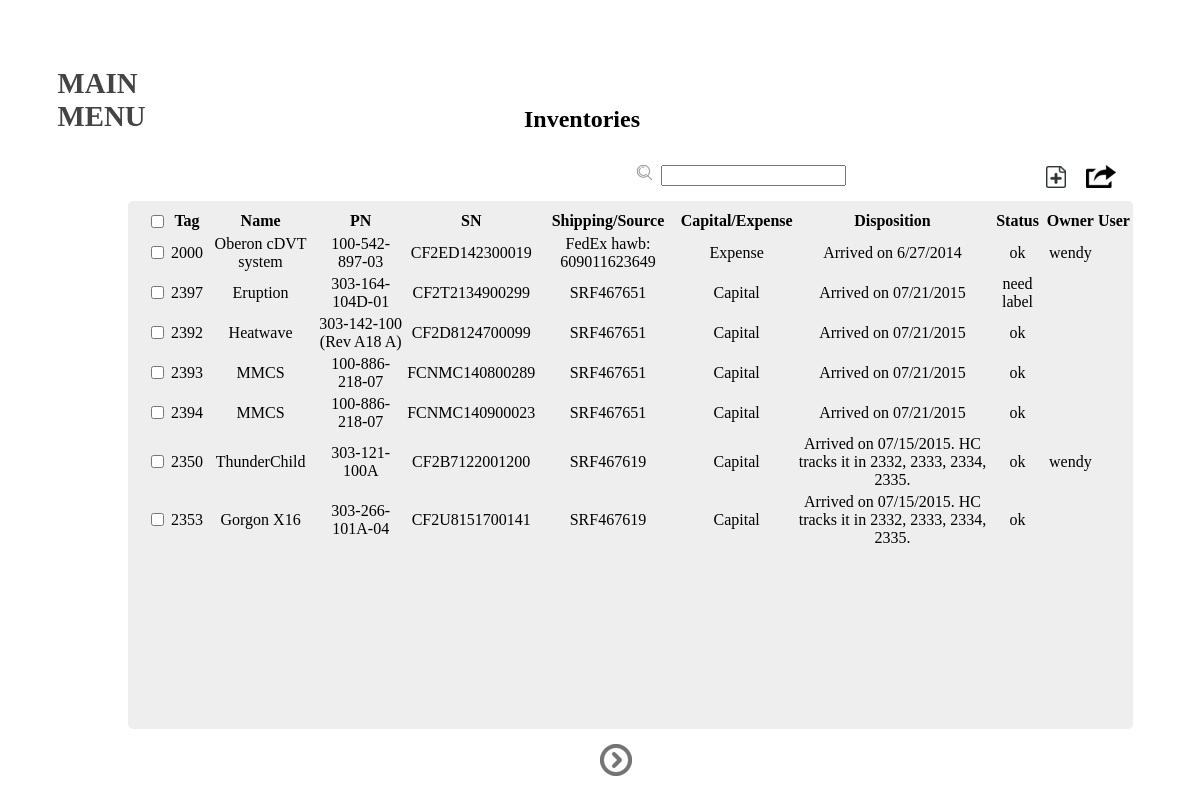
The page /show on the database its author committed.
### IM/model/models.py (models this page shows, shortened)
class Inventory(db.Model):
    __searchable__ = ['tag', 'name']
    id = db.Column(db.Integer, primary_key = True, autoincrement=True)
    tag = db.Column(db.String(64), index=True)
    name = db.Column(db.String(64), index=True)
    PN = db.Column(db.String(64), index=True)
    SN = db.Column(db.String(64), unique=True, index=True)
    shipping = db.Column(db.String(64))
    capital = db.Column(db.String(64))
    disposition = db.Column(db.String(128))
    status = db.Column(db.String(64), index=True)
    owner = db.Column(db.String(64), db.ForeignKey('user.username'))
    user = db.relationship('User')

### IM/view/app_route.py (the view)
@app.route('/show')
def show():
    return render_template('index.html', name = session.get('username'), invs = InvDao.get_all_invs())

### IM/dao/daos.py (called while the page is built)
    @staticmethod
    def get_all_invs():
        return Inventory.query.all()

### IM/templates/index.html (shortened to what this page needs)
{% extends "base.html" %}
{% block content %}
    <div class="jumbotron">
      <div class="icon-menu">
        <p>Main Menu</p>
      </div>
		<div class="flip-container" align="center" id="Inventories">
			<p> Inventories </p>
			<div class="operation-panel-top">
			</div>
			<div class="searchbox">
				<img src="{{url_for('static', filename='img/search.png')}}">
				<input type="text" id="search-inventory"></input>
			</div>
			<div class="operation-btns">
				<img class="new-btn" src="{{url_for('static', filename='img/new.png')}}"></img>
				<a href="/static/export_file/export.xls" download="export" id="export-excel">
					<img class="export-btn" src="{{url_for('static', filename='img/export.png')}}"></img>
				</a>
			</div>
			<div class="flipper">
				<div class="front">
					<table class="inventory-table">
					    <thead>
					        <tr>
					        	<th><input type="checkbox" id="check-head"/></th>
					        	<th>Tag</th>
					        	<th>Name</th>
					        	<th>PN</th>
					        	<th>SN</th>
					        	<th>Shipping/Source</th>
					        	<th>Capital/Expense</th>
					        	<th>Disposition</th>
					        	<th>Status</th>
					        	<th>Owner</th>
					        	<th>User</th>
					        </tr>
					    </thead>
					    {% for inv in invs%}
					  		<tr>
					  			<td><input type="checkbox" class="check-item"/></td>
					    		<td align="center"> {{inv.tag}}</td>
					    		<td align="center"> {{inv.name}} </td>
					    		<td align="center">{{inv.PN}}</td>
					    		<td align="center">{{inv.SN}}</td>
					    		<td align="center">{{inv.shipping}}</td>
					    		<td align="center">{{inv.capital}}</td>
					    		<td align="center">{{inv.disposition}}</td>
					    		<td align="center">{{inv.status}}</td>
					    		<td align="center">{{inv.owner}}</td>
					    		<td></td>
					   		</tr>
					  	{% endfor %}
					</table>
				</div>
				<div class="back">
					<table class="inventory-search-table">
					</table>
				</div>
			</div>
			<div class="operation-panel-bottom">
			</div>
		</div>
		<div class="switch-btn" align="center">
			<img src="{{url_for('static', filename='img/switch.png')}}"/>
		</div>
	</div>
{% endblock %}

### IM/templates/base.html (shortened to what this page needs)
<html>
	<head id="header" role="banner">
    	<link href="{{url_for('static', filename='css/style.css')}}" rel='stylesheet'>
    	<link href="{{url_for('static', filename='css/login.css')}}" rel='stylesheet'>
    	<link rel="stylesheet" href="http://jqueryui.com/resources/demos/style.css">
    	<link rel="stylesheet" href="//code.jquery.com/ui/1.10.4/themes/smoothness/jquery-ui.css">
	</head>
  	<body>
	    {% block content %}{% endblock %}
	</body>
</html>

### IM/static/css/style.css (style rules this page uses)
body { left: 0; margin: 0; overflow: auto; position: relative; }
.jumbotron { background-color: #ffffff; height: 100%; -webkit-background-size: cover; -moz-background-size: cover; -o-background-size: cover; background-size: cover; }
.icon-menu { cursor: pointer; margin-top: 0; margin-left: 3.6em; padding-top: 2.4em; width: 10em; height: 2em; }
.icon-menu p { color: #444444; font-family: Calibri; font-weight: bold; font-size: 1.8em; text-decoration: none; text-transform: uppercase; }
.switch-btn { position: fixed; top: 93%; left: 50%; cursor: pointer; }
.flip-container { perspective: 1000; }
.flip-container > p { padding-top: 0.5em; font-family: cursive; font-weight: bold; font-size: 1.5em; }
.flip-container, .front, .back { width: 97%; height: 33em; }
.flipper { transition: 1s; transform-style: preserve-3d; position: relative; margin-left: 8em; margin-top: 0.3em; }
.front, .back { backface-visibility: hidden; border-radius: 5px; position: absolute; top: 0; left: 0; overflow: auto; }
.front { z-index: 2; background-color: #eeeeee; }
.back { transform: rotateY(180deg); background-color: #888888; }
.searchbox { display: inline-block; margin-top: 0.5em; margin-bottom: 0.6em; }
.searchbox img { display: inline; margin-right: 0.3em; }
.operation-btns { display: inline-block; float: right; margin-top: 0.5em; margin-right: 2em; }
.operation-btns img { margin-right: 1em; }
.operation-panel-top { display: inline-block; float: left; margin-left: 8em; margin-bottom: 0.6em; padding-left: 3em; }
.operation-panel-bottom { position: fixed; margin-left: 8em; margin-top: 33em; padding-left: 3em; }
.inventory-table { padding-left: 1em; padding-top: 0.5em; }
.inventory-search-table { padding-left: 1em; padding-top: 0.5em; }
.new-btn { cursor: pointer; }

### rows shown on the page
Inventory: tag "2000", name "Oberon cDVT system", PN "100-542-897-03", SN "CF2ED142300019", shipping "FedEx hawb: 609011623649", capital "Expense", disposition "Arrived on 6/27/2014", status "ok", owner "wendy"
Inventory: tag "2397", name "Eruption", PN "303-164-104D-01", SN "CF2T2134900299", shipping "SRF467651", capital "Capital", disposition "Arrived on 07/21/2015", status "need label"
Inventory: tag "2392", name "Heatwave", PN "303-142-100 (Rev A18 A)", SN "CF2D8124700099", shipping "SRF467651", capital "Capital", disposition "Arrived on 07/21/2015", status "ok"
Inventory: tag "2393", name "MMCS", PN "100-886-218-07", SN "FCNMC140800289", shipping "SRF467651", capital "Capital", disposition "Arrived on 07/21/2015", status "ok"
Inventory: tag "2394", name "MMCS", PN "100-886-218-07", SN "FCNMC140900023", shipping "SRF467651", capital "Capital", disposition "Arrived on 07/21/2015", status "ok"
Inventory: tag "2350", name "ThunderChild", PN "303-121-100A", SN "CF2B7122001200", shipping "SRF467619", capital "Capital", disposition "Arrived on 07/15/2015. HC tracks it in 2332, 2333, 2334, 2335.", status "ok", owner "wendy"
Inventory: tag "2353", name "Gorgon X16", PN "303-266-101A-04", SN "CF2U8151700141", shipping "SRF467619", capital "Capital", disposition "Arrived on 07/15/2015. HC tracks it in 2332, 2333, 2334, 2335.", status "ok"
